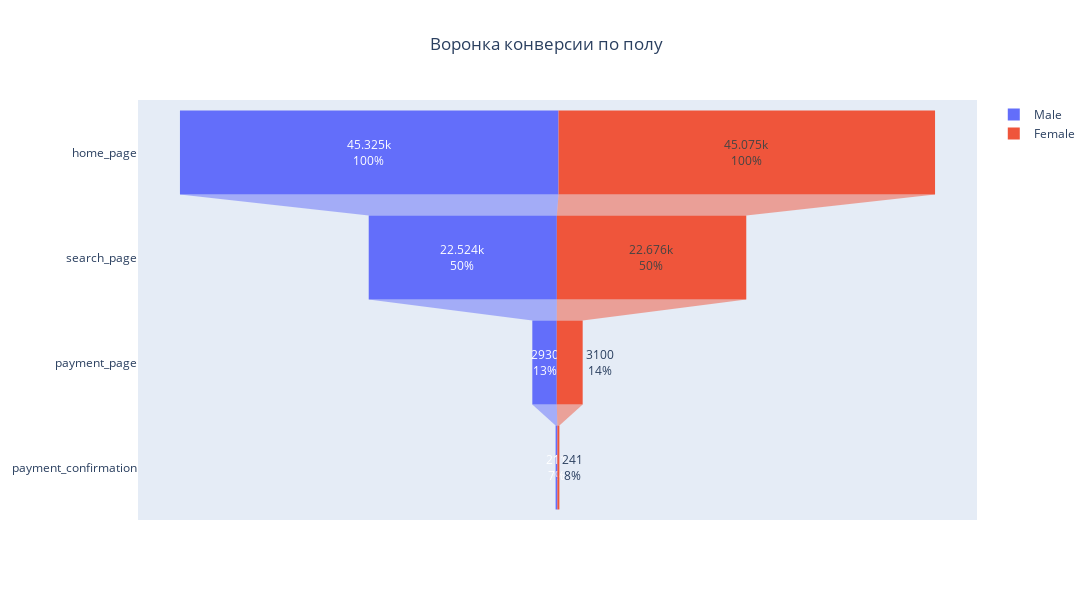

The notebook cell this image was saved under:
### Code cell
fig = go.Figure()

# Male part
fig.add_trace(go.Funnel(
    y=df_male['Page'],
    x=df_male['Male'],
    name='Male',
    constraintext='outside',
    textposition='inside',
    textinfo='value+percent previous',
    )
)

# Female part
fig.add_trace(go.Funnel(
    y=df_male['Page'],
    x=df_male['Female'],
    name='Female',
    textposition='auto',
    textinfo='value+percent previous',
   )
)

fig.update_layout(
    title='Воронка конверсии по полу',
    title_x=0.5,
    autosize=False,
    width=1200,
    height=600
)

fig.show()

### Figure 1 — Plotly figure (JSON) as saved in the notebook; plotly's stock layout.template omitted (floating-point values rounded to 4 significant figures)
{"data": [{"constraintext": "outside", "name": "Male", "textinfo": "value+percent previous", "textposition": "inside", "type": "funnel", "x": [45325, 22524, 2930, 211], "y": ["home_page", "search_page", "payment_page", "payment_confirmation"]}, {"name": "Female", "textinfo": "value+percent previous", "textposition": "auto", "type": "funnel", "x": [45075, 22676, 3100, 241], "y": ["home_page", "search_page", "payment_page", "payment_confirmation"]}], "layout": {"autosize": false, "height": 600, "title": {"text": "Воронка конверсии по полу", "x": 0.5}, "width": 1200}}
